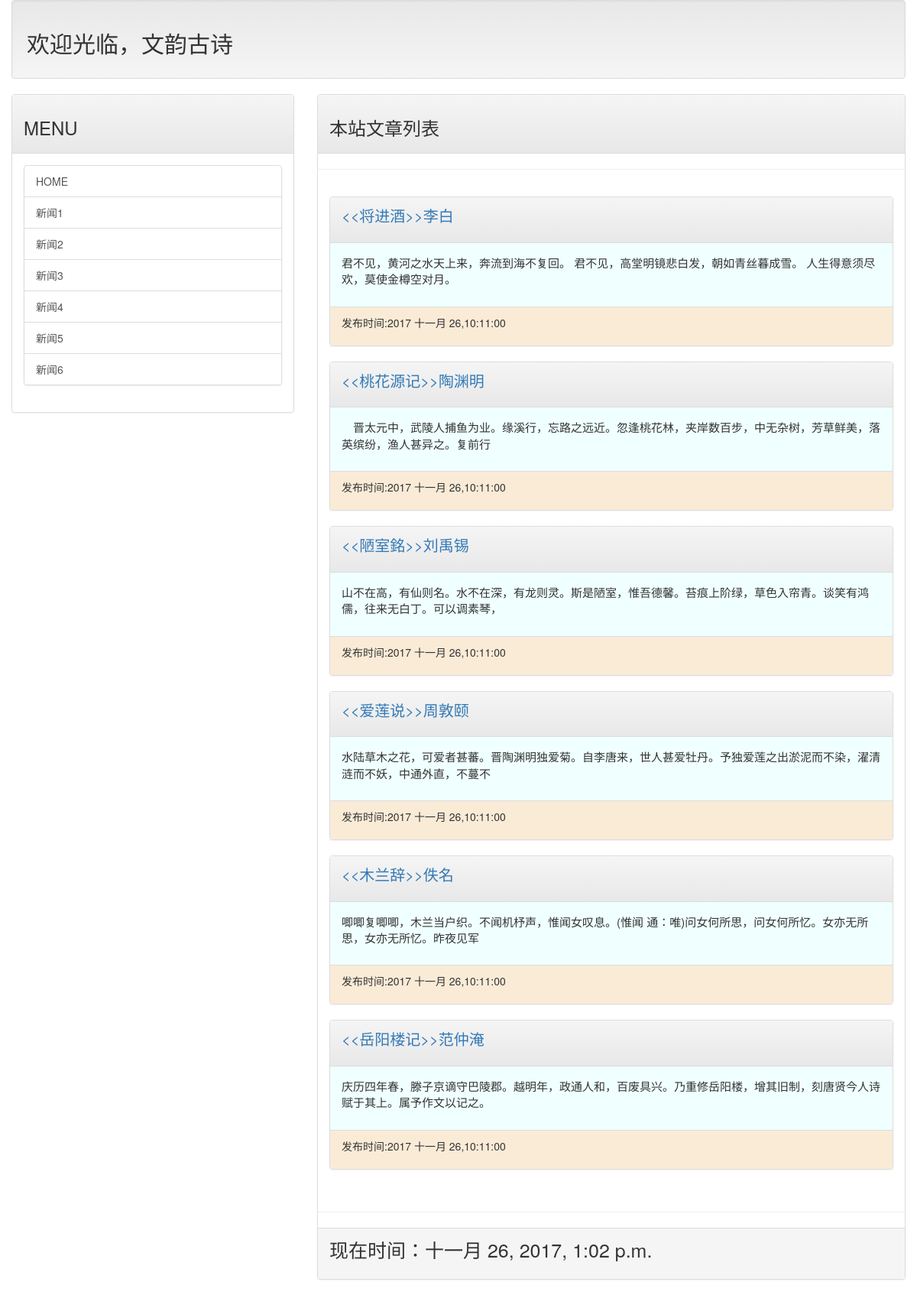
The app's page /read with its own data.
### web01/models.py (models this page shows, shortened)
class Post(models.Model):
    title=models.CharField(max_length=200)
    slug=models.CharField(max_length=200)
    body=models.TextField()
    pub_date=models.DateTimeField(default=timezone.now())
    class Meta:
        ordering=('-pub_date',)

### web01/views.py (the view)
# urls.py: url(r'^read',read),
def read(request):
    template = get_template('index.html')
    posts=Post.objects.all()
    now=datetime.now()
    html=template.render(locals())
    return HttpResponse(html)

### templates/index.html (shortened to what this page needs)
{% extends 'base.html' %}
{% block header %}
    <h3>本站文章列表</h3>
{% endblock %}
{% block content %}
    {% for p in posts %}
        <div class="panel panel-default">
            <div class="panel-heading">
                <p style="font-size: 20px">
                    <a href="/post/{{ p.slug }}">{{ p.title }}</a>
                </p>
            </div>
            <div class="panel-body" style="font-size: 15px;background-color: azure">
                <p>
                    {{ p.body|truncatechars:60 }}
                </p>
            </div>
            <div class="panel-footer" style="background-color: antiquewhite">
                <p>
                    发布时间:{{ p.pub_date|date:"Y M d,h:m:s" }}
                </p>
            </div>
        </div>
        {% endfor %}
{% endblock %}

### templates/base.html (shortened to what this page needs)
<!DOCTYPE html>
<html lang="en">
<head>
<link rel="stylesheet" href="https://cdn.bootcss.com/bootstrap/3.3.7/css/bootstrap.min.css">
<link rel="stylesheet" href="https://cdn.bootcss.com/bootstrap/3.3.7/css/bootstrap-theme.min.css">
</head>
<body>
<div class="container-fluid">
    {% include 'header.html' %}
    <div class="row">
        <div class="col-sm-4 col-md-4">
           <div class="panel panel-default">
               <div class="panel-heading">
                   <h3>
                       MENU
                   </h3>
               </div>
               <div class="panel-body">
                   <div class="list-group">
                       <a href="/" class="list-group-item">HOME</a>
                       <a href="/" class="list-group-item">新闻1</a>
                       <a href="/" class="list-group-item">新闻2</a>
                       <a href="/" class="list-group-item">新闻3</a>
                       <a href="/" class="list-group-item">新闻4</a>
                       <a href="/" class="list-group-item">新闻5</a>
                       <a href="/" class="list-group-item">新闻6</a>
                   </div>
               </div>
           </div>
        </div>
        <div class="col-sm-8 col-md-8">
            <div class="panel panel-default">
        <div class="panel-heading">
            {% block header %}{% endblock %}
        </div>
        <hr>
        <div class="panel-body">
            {% block content %}{% endblock %}
        </div>
        <hr>
        <div class="panel-footer">
            {% include 'footer.html' %}
        </div>
    </div>
        </div>
    </div>
</div>
</body>
</html>

### templates/header.html
<div class="well">
    <h1 style="font-size: 30px">欢迎光临，文韵古诗</h1>
</div>

### templates/footer.html
{% block footer %}
    {% if now %}
    <p style="font-size: 25px;">现在时间：{{ now }}</p>
        {% else %}
        <p style="font-size: 25px">如有侵权，请联系删除</p>
    {% endif %}
{% endblock %}

### records on screen
Post: title "<<将进酒>>李白", body "君不见，黄河之水天上来，奔流到海不复回。 君不见，高堂明镜悲白发，朝如青丝暮成雪。 人生得意须尽欢，莫使金樽空对月。", pub_date "2017 十一月 26,10:11:00"
Post: title "<<桃花源记>>陶渊明", body "晋太元中，武陵人捕鱼为业。缘溪行，忘路之远近。忽逢桃花林，夹岸数百步，中无杂树，芳草鲜美，落英缤纷，渔人甚异之。复前行", pub_date "2017 十一月 26,10:11:00"
Post: title "<<陋室銘>>刘禹锡", body "山不在高，有仙则名。水不在深，有龙则灵。斯是陋室，惟吾德馨。苔痕上阶绿，草色入帘青。谈笑有鸿儒，往来无白丁。可以调素琴，", pub_date "2017 十一月 26,10:11:00"
Post: title "<<爱莲说>>周敦颐", body "水陆草木之花，可爱者甚蕃。晋陶渊明独爱菊。自李唐来，世人甚爱牡丹。予独爱莲之出淤泥而不染，濯清涟而不妖，中通外直，不蔓不", pub_date "2017 十一月 26,10:11:00"
Post: title "<<木兰辞>>佚名", body "唧唧复唧唧，木兰当户织。不闻机杼声，惟闻女叹息。(惟闻 通：唯)问女何所思，问女何所忆。女亦无所思，女亦无所忆。昨夜见军", pub_date "2017 十一月 26,10:11:00"
Post: title "<<岳阳楼记>>范仲淹", body "庆历四年春，滕子京谪守巴陵郡。越明年，政通人和，百废具兴。乃重修岳阳楼，增其旧制，刻唐贤今人诗赋于其上。属予作文以记之。", pub_date "2017 十一月 26,10:11:00"
